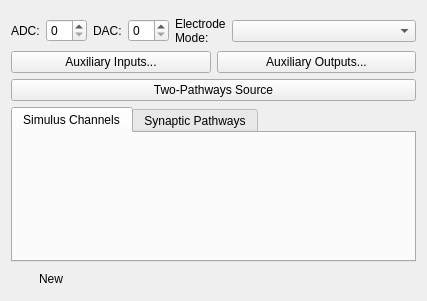
<?xml version="1.0" encoding="UTF-8"?>
<ui version="4.0">
 <class>RecordingSourceWidget</class>
 <widget class="QWidget" name="RecordingSourceWidget">
  <property name="geometry">
   <rect>
    <x>0</x>
    <y>0</y>
    <width>427</width>
    <height>301</height>
   </rect>
  </property>
  <property name="windowTitle">
   <string>Form</string>
  </property>
  <layout class="QGridLayout" name="gridLayout_2">
   <item row="5" column="0">
    <layout class="QHBoxLayout" name="horizontalLayout_7">
     <item>
      <widget class="QPushButton" name="createObjectPushButton">
       <property name="toolTip">
        <string>Create a new RecordingSource from current data</string>
       </property>
       <property name="statusTip">
        <string>Create a new RecordingSource from current data</string>
       </property>
       <property name="whatsThis">
        <string>Create a new RecordingSource from current data</string>
       </property>
       <property name="text">
        <string>New</string>
       </property>
       <property name="flat">
        <bool>true</bool>
       </property>
      </widget>
     </item>
     <item>
      <spacer name="horizontalSpacer_2">
       <property name="orientation">
        <enum>Qt::Orientation::Horizontal</enum>
       </property>
       <property name="sizeHint" stdset="0">
        <size>
         <width>40</width>
         <height>20</height>
        </size>
       </property>
      </spacer>
     </item>
    </layout>
   </item>
   <item row="4" column="0">
    <widget class="QTabWidget" name="tabWidget">
     <property name="currentIndex">
      <number>0</number>
     </property>
     <widget class="QWidget" name="stimulusChannelsTab">
      <attribute name="title">
       <string>Simulus Channels</string>
      </attribute>
      <layout class="QGridLayout" name="gridLayout">
       <item row="0" column="0">
        <widget class="TableEditorWidget" name="stimulusListTable" native="true">
         <property name="sizePolicy">
          <sizepolicy hsizetype="Preferred" vsizetype="Expanding">
           <horstretch>0</horstretch>
           <verstretch>0</verstretch>
          </sizepolicy>
         </property>
        </widget>
       </item>
      </layout>
     </widget>
     <widget class="QWidget" name="synapticPathwaysTab">
      <attribute name="title">
       <string>Synaptic Pathways</string>
      </attribute>
      <layout class="QGridLayout" name="gridLayout_3">
       <item row="0" column="0">
        <widget class="TableEditorWidget" name="synapticPathwaysTable" native="true">
         <property name="sizePolicy">
          <sizepolicy hsizetype="MinimumExpanding" vsizetype="Preferred">
           <horstretch>0</horstretch>
           <verstretch>0</verstretch>
          </sizepolicy>
         </property>
        </widget>
       </item>
      </layout>
     </widget>
    </widget>
   </item>
   <item row="0" column="0">
    <widget class="NameDescriptionWidget" name="nameDescriptionWidget" native="true"/>
   </item>
   <item row="2" column="0">
    <layout class="QHBoxLayout" name="horizontalLayout_3">
     <item>
      <widget class="QPushButton" name="auxInPushButton">
       <property name="text">
        <string>Auxiliary Inputs...</string>
       </property>
       <property name="flat">
        <bool>false</bool>
       </property>
      </widget>
     </item>
     <item>
      <widget class="QPushButton" name="auxOutPushButton">
       <property name="text">
        <string>Auxiliary Outputs...</string>
       </property>
       <property name="flat">
        <bool>false</bool>
       </property>
      </widget>
     </item>
    </layout>
   </item>
   <item row="1" column="0">
    <layout class="QHBoxLayout" name="horizontalLayout">
     <item>
      <widget class="QLabel" name="label_2">
       <property name="text">
        <string>ADC:</string>
       </property>
      </widget>
     </item>
     <item>
      <widget class="QSpinBox" name="adcSpinBox"/>
     </item>
     <item>
      <widget class="QLabel" name="label_3">
       <property name="text">
        <string>DAC:</string>
       </property>
      </widget>
     </item>
     <item>
      <widget class="QSpinBox" name="dacSpinBox"/>
     </item>
     <item>
      <widget class="QLabel" name="label_4">
       <property name="toolTip">
        <string>Recording Electrode Mode</string>
       </property>
       <property name="statusTip">
        <string>Recording Electrode Mode</string>
       </property>
       <property name="whatsThis">
        <string>Recording Electrode Mode</string>
       </property>
       <property name="text">
        <string>&lt;html&gt;&lt;head/&gt;&lt;body&gt;&lt;p&gt;Electrode&lt;br/&gt;Mode:&lt;/p&gt;&lt;/body&gt;&lt;/html&gt;</string>
       </property>
      </widget>
     </item>
     <item>
      <widget class="QComboBox" name="electrodeModeComboBox">
       <property name="sizePolicy">
        <sizepolicy hsizetype="MinimumExpanding" vsizetype="Fixed">
         <horstretch>0</horstretch>
         <verstretch>0</verstretch>
        </sizepolicy>
       </property>
       <property name="frame">
        <bool>true</bool>
       </property>
      </widget>
     </item>
    </layout>
   </item>
   <item row="3" column="0">
    <widget class="QPushButton" name="createTwoPathwaysSourcePushButton">
     <property name="toolTip">
      <string>Create a two-pathway source directly</string>
     </property>
     <property name="statusTip">
      <string>Create a two-pathway source directly</string>
     </property>
     <property name="whatsThis">
      <string>Create a two-pathway source directly</string>
     </property>
     <property name="text">
      <string>Two-Pathways Source</string>
     </property>
     <property name="icon">
      <iconset theme="document-new-from-template"/>
     </property>
    </widget>
   </item>
  </layout>
 </widget>
 <customwidgets>
  <customwidget>
   <class>NameDescriptionWidget</class>
   <extends>QWidget</extends>
   <header location="global">gui.widgets.dataclasswidgets.namedescriptionwidget</header>
   <container>1</container>
  </customwidget>
  <customwidget>
   <class>TableEditorWidget</class>
   <extends>QWidget</extends>
   <header location="global">gui.widgets.tableeditorwidget</header>
   <container>1</container>
  </customwidget>
 </customwidgets>
 <resources/>
 <connections/>
</ui>
